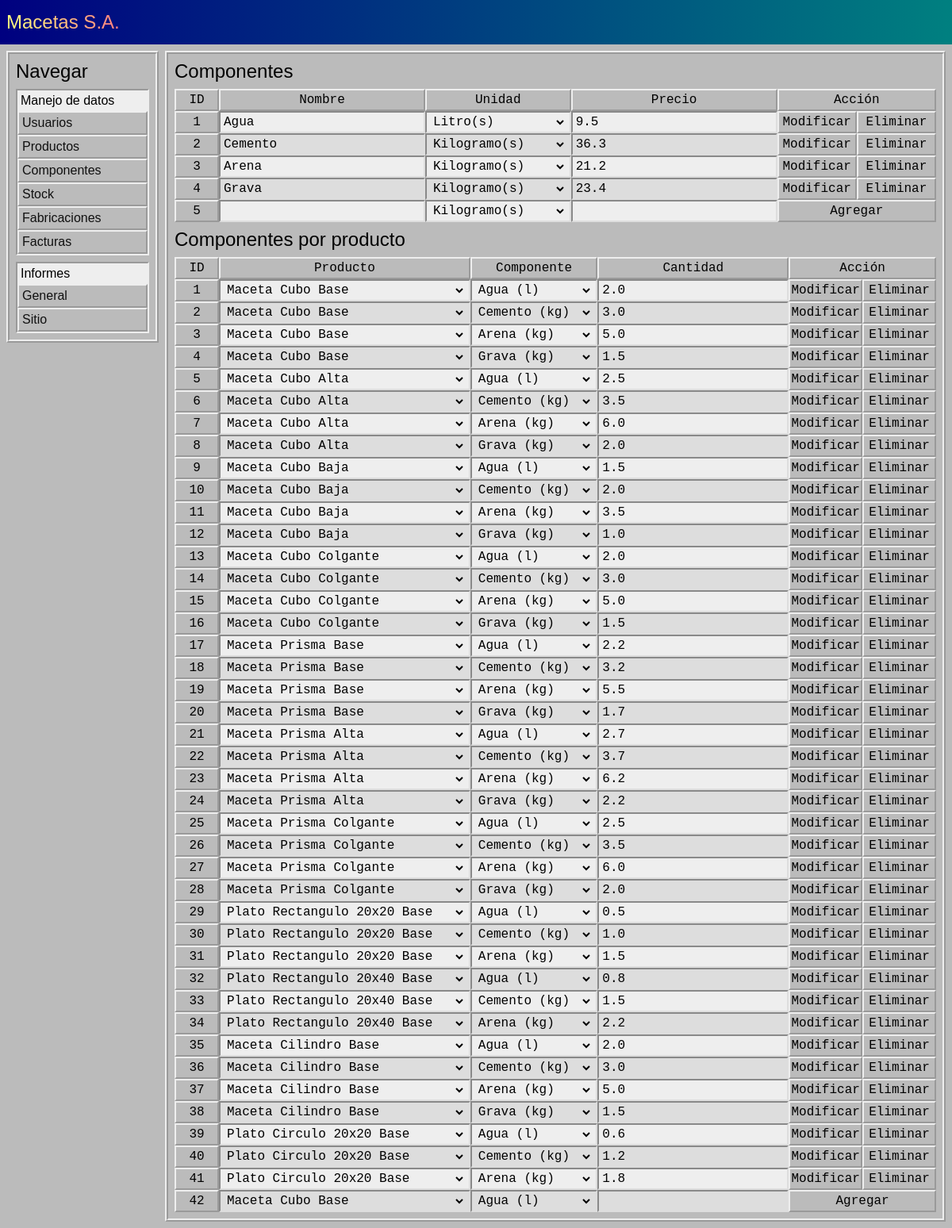
Screenshot of /componentes/ with the database file from the repository.
### tables this page shows
CREATE TABLE componentes (
    id INTEGER PRIMARY KEY AUTOINCREMENT,
    nombre TEXT NOT NULL,
    unidad TEXT NOT NULL,
    precio_costo REAL NOT NULL,
    habilitado INTEGER NOT NULL DEFAULT 1
);

CREATE TABLE componentes_por_producto (
    id INTEGER PRIMARY KEY AUTOINCREMENT,
    id_producto INTEGER NOT NULL,
    id_componente INTEGER NOT NULL,
    cantidad REAL NOT NULL,
    habilitado INTEGER NOT NULL DEFAULT 1,
    FOREIGN KEY(id_producto) REFERENCES productos(id),
    FOREIGN KEY(id_componente) REFERENCES componentes(id)
);

### app.py (the view)
@APP.route('/componentes/', methods=['GET'])
def Template_Componentes():
    try:
        session['mensajes']
    except KeyError:
        session['mensajes'] = []
    return render_template('/componentes.html', mensajes=session['mensajes'])

### app.py (called while the page is built)
def Get_DB():
    DB = getattr(g, '_database', None)
    if DB is None:
        DB = g._database = sqlite3.connect(DATABASE)
    return DB

@APP.teardown_appcontext
def Close_DB(exception):
    DB = getattr(g, '_database', None)
    if DB is not None:
        DB.close()

### funciones.py (called while the page is built)
def FechaHoy():
    return datetime.datetime.now().strftime('%Y-%m-%d')

def FechaAnterior():
    return (datetime.datetime.now() - datetime.timedelta(days=1)).strftime('%Y-%m-%d')

def FechaSiguiente():
    return (datetime.datetime.now() + datetime.timedelta(days=1)).strftime('%Y-%m-%d')

    def getAll(self):
        self.CUR.execute('SELECT * FROM usuarios')
        query = self.CUR.fetchall()
        usuarios = {}
        for id, username, password, nombres, rol in query:
            usuario = {
                'username' : username,
                'password' : password,
                'nombres' : nombres,
                'rol' : rol
            }
            usuarios[id] = usuario
        return usuarios

    def getRoles(self):
        return ['Administrador', 'Gerente', 'Encargado', 'Operario']

    def getNext(self):
        try:
            id = self.DB.execute('SELECT seq + 1 FROM sqlite_sequence WHERE name = "usuarios"').fetchone()[0]
        except TypeError:
            return 1
        return id

    def getEnabled(self):
        self.CUR.execute('SELECT id, tipo, nombre, modelo, estilo, medidas, printf("%.2f", precio_venta) FROM productos WHERE habilitado == 1')
        query = self.CUR.fetchall()
        productos = {}
        for id, tipo, nombre, modelo, estilo, medidas, precio_venta in query:
            producto = {
                'tipo' : tipo,
                'nombre' : nombre,
                'modelo' : modelo,
                'estilo' : estilo,
                'medidas' : medidas,
                'precio_venta' : float(precio_venta)
            }
            productos[id] = producto
        return productos

    def getNext(self):
        try:
            id = self.DB.execute('SELECT seq + 1 FROM sqlite_sequence WHERE name = "productos"').fetchone()[0]
        except TypeError:
            return 1
        return id

    def getList(self):
        self.CUR.execute("SELECT id, tipo || ' ' || nombre || ' ' || modelo FROM productos WHERE habilitado = 1")
        query = self.CUR.fetchall()
        productos = {}
        for id, texto in query:
            productos[id] = texto
        return productos

### templates/componentes.html (shortened to what this page needs)
<!DOCTYPE html>
<html lang="en">
<head>
    <link rel='stylesheet' href="{{ url_for('static', filename='style.css') }}">
</head>
<body>
    {% include 'header.html' %}
    {% include 'aside.html' %}
    <main>
        <legend>Componentes</legend>
        <table>
            <thead>
                <tr>
                    <th class="id">ID</th>
                    <th>Nombre</th>
                    <th>Unidad</th>
                    <th>Precio</th>
                    <th>Acción</th>
                </tr>
            </thead>
            <tbody>
                {% if componentes_habilitados %}
                    {% for id, componente in componentes_habilitados.items() %}
                        <tr>
                            <form action="{{ url_for('Modificar_Componente') }}" method="post">
                                <th class="id">
                                    <input type="text" name="id" value="{{ id }}" readonly>
                                </th>
                                <td>
                                    <input type="text" name="nombre" value="{{ componente['nombre'] }}" required>
                                </td>
                                <td>
                                    <select name="unidad">
                                        {% for simbolo, unidad in unidades.items() %}
                                            {% if simbolo == componente['unidad'] %}
                                                <option selected value="{{ simbolo }}">{{ unidad }}</option>
                                            {% else %}
                                                <option value="{{ simbolo }}">{{ unidad }}</option>
                                            {% endif %}
                                        {% endfor %}
                                    </select>
                                </td>
                                <td>
                                    <input type="number" name="precio_costo" value="{{ componente['precio_costo'] }}" required min="0" step="0.1" onmousewheel="controlRueda(event, this, 0.1)">
                                </td>
                                <th class="columnaAcciones">
                                    <span>
                                        <input type="submit" value="Modificar">
                                        <input type="submit" value="Eliminar" formaction="{{ url_for('Eliminar_Componente') }}">
                                    </span>
                                </th>
                            </form>
                        </tr>
                    {% endfor %}
                {% endif %}
                <tr>
                    <form action="{{ url_for('Agregar_Componente') }}" method="post">
                        <th>
                            {{ componente_siguiente }}
                        </th>
                        <td>
                            <input type="text" name="nombre" required>
                        </td>
                        <td>
                            <select name="unidad" required>
                                {% for simbolo, unidad in unidades.items() %}
                                    <option value="{{ simbolo }}">{{ unidad }}</option>
                                {% endfor %}
                            </select>
                        </td>
                        <td>
                            <input type="number" name="precio_costo" required min="0" step="0.1" onmousewheel="controlRueda(event, this, 0.1)">
                        </td>
                        <th class="columnaAcciones">
                            <span>
                                <input type="submit" value="Agregar">
                            </span>
                        </th>
                    </form>
                </tr>
            </tbody>
        </table>
        <legend>Componentes por producto</legend>
        <table>
            <thead>
                <tr>
                    <th class="id">ID</th>
                    <th>Producto</th>
                    <th>Componente</th>
                    <th>Cantidad</th>
                    <th>Acción</th>
                </tr>
            </thead>
            <tbody>
                {% if componentes_por_producto_habilitados %}
                    {% for id, componente in componentes_por_producto_habilitados.items() %}
                        <tr>
                            <form action="{{ url_for('Modificar_Componente_Por_Producto') }}" method="post">
                                <th class="id">
                                    <input type="text" name="id" value="{{ id }}" readonly>
                                </th>
                                <td>
                                    <select name="id_producto" required>
                                        {% for id_producto, texto in productos_lista.items() %}
                                            {% if id_producto == componente['id_producto'] %}
                                                <option selected value="{{ id_producto }}">{{ texto }}</option>
                                            {% else %}
                                                <option value="{{ id_producto }}">{{ texto }}</option>
                                            {% endif %}
                                        {% endfor %}
                                    </select>
                                </td>
                                <td>
                                    <select name="id_componente" required>
                                        {% for id_componente, texto in componentes_lista.items() %}
                                            {% if id_componente == componente['id_componente'] %}
                                                <option selected value="{{ id_componente }}">{{ texto }}</option>
                                            {% else %}
                                                <option value="{{ id_componente }}">{{ texto }}</option>
                                            {% endif %}
                                        {% endfor %}
                                    </select>
                                </td>
                                <td>
                                    <input type="number" name="cantidad" value="{{ componente['cantidad'] }}" required min="0" step="0.1" onmousewheel="controlRueda(event, this, 0.1)">
                                </td>
                                <th class="columnaAcciones">
                                    <span>
                                        <input type="submit" value="Modificar">
                                        <input type="submit" value="Eliminar" formaction="{{ url_for('Eliminar_Componente_Por_Producto') }}">
                                    </span>
                                </th>
                            </form>
                        </tr>
                    {% endfor %}
                {% endif %}
                <tr>
                    <form action="{{ url_for('Agregar_Componente_Por_Producto') }}" method="post">
                        <th>
                            {{ componente_por_producto_siguiente }}
                        </th>
                        <td>
                            <select name="id_producto" required>
                                {% for id, producto in productos_lista.items() %}
                                    <option value="{{ id }}">{{ producto }}</option>
                                {% endfor %}
                            </select>
                        </td>
                        <td>
                            <select name="id_componente" required>
                                {% for id, componente in componentes_lista.items() %}
                                    <option value="{{ id }}">{{ componente }}</option>
                                {% endfor %}
                            </select>
                        </td>
                        <td>
                            <input type="number" name="cantidad" required min="0" step="0.1" onmousewheel="controlRueda(event, this, 0.1)">
                        </td>
                        <th class="columnaAcciones">
                            <span>
                                <input type="submit" value="Agregar">
                            </span>
                        </th>
                    </form>
                </tr>
            </tbody>
        </table>
    </main>
</body>
</html>

### static/style.css (style rules this page uses)
* { margin: 0; padding: 0; font-family: sans-serif; }
html { --color-celeste: #008080; --color-azul: #000080; --color-negro: #111; --color-grisoscuro: #808080; --color-gris: #BBB; --color-grisclaro: #DDD; --color-blanco: #EEE; --borde-raised: 2px outset var(--color-blanco); --borde-sunken: 2px inset var(--color-blanco); --borde-sunken-inner: 2px inset var(--color-grisclaro); --borde-grooved: 4px groove var(--color-blanco); --borde-ridged: 4px ridge var(--color-blanco); --fuente-grande: 1.5rem; background-color: var(--color-gris); min-height: 100dvh; }
body { padding: 0.5rem; display: grid; grid-template-areas: 'header header' 'aside main'; grid-template-columns: 12rem 1fr; grid-template-rows: 3rem auto; row-gap: 0.5rem; column-gap: 0.5rem; }
main { grid-area: main; padding: 0.5rem; display: flex; row-gap: 0.5rem; flex-direction: column; border: var(--borde-ridged); }
legend { font-size: var(--fuente-grande); }
table { width: 100%; border-spacing: 0; }
table * { font-family: monospace; font-size: 1rem; }
table th { border: var(--borde-raised); font-weight: normal; height: 1.5rem; padding: 0 2px; }
table th.id { width: 3rem; }
table th.id input { text-align: center; }
table td { border: var(--borde-sunken-inner); background-color: var(--color-blanco); height: 1.5rem; padding: 0 0.25rem; }
table tr:nth-child(even) td { background-color: var(--color-grisclaro); }
table .columnaAcciones { border: unset; padding: 0; }
table .columnaAcciones span { display: flex; flex-direction: row; height: 100%; }
table input { width: 100%; outline: none; }
table input[type=text], table input[type=password], table input[type=number], table input[type=datetime], table input[type=date] { background: none; border: none; }
table input[type=button], table input[type=submit] { background: var(--color-gris); border: var(--borde-raised); }
table select { background: none; border: none; width: 100%; outline: none; }

### rows the page displays
componentes: nombre "Agua", unidad "Litro(s)"
componentes: nombre "Cemento", unidad "Kilogramo(s)"
componentes: nombre "Arena", unidad "Kilogramo(s)"
componentes: nombre "Grava", unidad "Kilogramo(s)"
componentes_por_producto: id_producto "Maceta Cubo Base", id_componente "Agua (l)", cantidad "2.0"
componentes_por_producto: id_producto "Maceta Cubo Base", id_componente "Cemento (kg)", cantidad "3.0"
componentes_por_producto: id_producto "Maceta Cubo Base", id_componente "Arena (kg)", cantidad "5.0"
componentes_por_producto: id_producto "Maceta Cubo Base", id_componente "Grava (kg)", cantidad "1.5"
componentes_por_producto: id_producto "Maceta Cubo Alta", id_componente "Agua (l)", cantidad "2.5"
componentes_por_producto: id_producto "Maceta Cubo Alta", id_componente "Cemento (kg)", cantidad "3.5"
componentes_por_producto: id_producto "Maceta Cubo Alta", id_componente "Arena (kg)", cantidad "6.0"
componentes_por_producto: id_producto "Maceta Cubo Alta", id_componente "Grava (kg)", cantidad "2.0"
componentes_por_producto: id_producto "Maceta Cubo Baja", id_componente "Agua (l)", cantidad "1.5"
componentes_por_producto: id_producto "Maceta Cubo Baja", id_componente "Cemento (kg)", cantidad "2.0"
componentes_por_producto: id_producto "Maceta Cubo Baja", id_componente "Arena (kg)", cantidad "3.5"
componentes_por_producto: id_producto "Maceta Cubo Baja", id_componente "Grava (kg)", cantidad "1.0"
componentes_por_producto: id_producto "Maceta Cubo Colgante", id_componente "Agua (l)", cantidad "2.0"
componentes_por_producto: id_producto "Maceta Cubo Colgante", id_componente "Cemento (kg)", cantidad "3.0"
componentes_por_producto: id_producto "Maceta Cubo Colgante", id_componente "Arena (kg)", cantidad "5.0"
componentes_por_producto: id_producto "Maceta Cubo Colgante", id_componente "Grava (kg)", cantidad "1.5"
componentes_por_producto: id_producto "Maceta Prisma Base", id_componente "Agua (l)", cantidad "2.2"
componentes_por_producto: id_producto "Maceta Prisma Base", id_componente "Cemento (kg)", cantidad "3.2"
componentes_por_producto: id_producto "Maceta Prisma Base", id_componente "Arena (kg)", cantidad "5.5"
componentes_por_producto: id_producto "Maceta Prisma Base", id_componente "Grava (kg)", cantidad "1.7"
componentes_por_producto: id_producto "Maceta Prisma Alta", id_componente "Agua (l)", cantidad "2.7"
componentes_por_producto: id_producto "Maceta Prisma Alta", id_componente "Cemento (kg)", cantidad "3.7"
componentes_por_producto: id_producto "Maceta Prisma Alta", id_componente "Arena (kg)", cantidad "6.2"
componentes_por_producto: id_producto "Maceta Prisma Alta", id_componente "Grava (kg)", cantidad "2.2"
componentes_por_producto: id_producto "Maceta Prisma Colgante", id_componente "Agua (l)", cantidad "2.5"
componentes_por_producto: id_producto "Maceta Prisma Colgante", id_componente "Cemento (kg)", cantidad "3.5"
componentes_por_producto: id_producto "Maceta Prisma Colgante", id_componente "Arena (kg)", cantidad "6.0"
componentes_por_producto: id_producto "Maceta Prisma Colgante", id_componente "Grava (kg)", cantidad "2.0"
componentes_por_producto: id_producto "Plato Rectangulo 20x20 Base", id_componente "Agua (l)", cantidad "0.5"
componentes_por_producto: id_producto "Plato Rectangulo 20x20 Base", id_componente "Cemento (kg)", cantidad "1.0"
componentes_por_producto: id_producto "Plato Rectangulo 20x20 Base", id_componente "Arena (kg)", cantidad "1.5"
componentes_por_producto: id_producto "Plato Rectangulo 20x40 Base", id_componente "Agua (l)", cantidad "0.8"
componentes_por_producto: id_producto "Plato Rectangulo 20x40 Base", id_componente "Cemento (kg)", cantidad "1.5"
componentes_por_producto: id_producto "Plato Rectangulo 20x40 Base", id_componente "Arena (kg)", cantidad "2.2"
componentes_por_producto: id_producto "Maceta Cilindro Base", id_componente "Agua (l)", cantidad "2.0"
componentes_por_producto: id_producto "Maceta Cilindro Base", id_componente "Cemento (kg)", cantidad "3.0"
componentes_por_producto: id_producto "Maceta Cilindro Base", id_componente "Arena (kg)", cantidad "5.0"
componentes_por_producto: id_producto "Maceta Cilindro Base", id_componente "Grava (kg)", cantidad "1.5"
componentes_por_producto: id_producto "Plato Circulo 20x20 Base", id_componente "Agua (l)", cantidad "0.6"
componentes_por_producto: id_producto "Plato Circulo 20x20 Base", id_componente "Cemento (kg)", cantidad "1.2"
componentes_por_producto: id_producto "Plato Circulo 20x20 Base", id_componente "Arena (kg)", cantidad "1.8"

### other values shown
{{ componente_siguiente }} "5"
{{ componente_por_producto_siguiente }} "42"
form field unidad "Kilogramo(s)"
form field id_producto "Maceta Cubo Base"
form field id_componente "Agua (l)"
